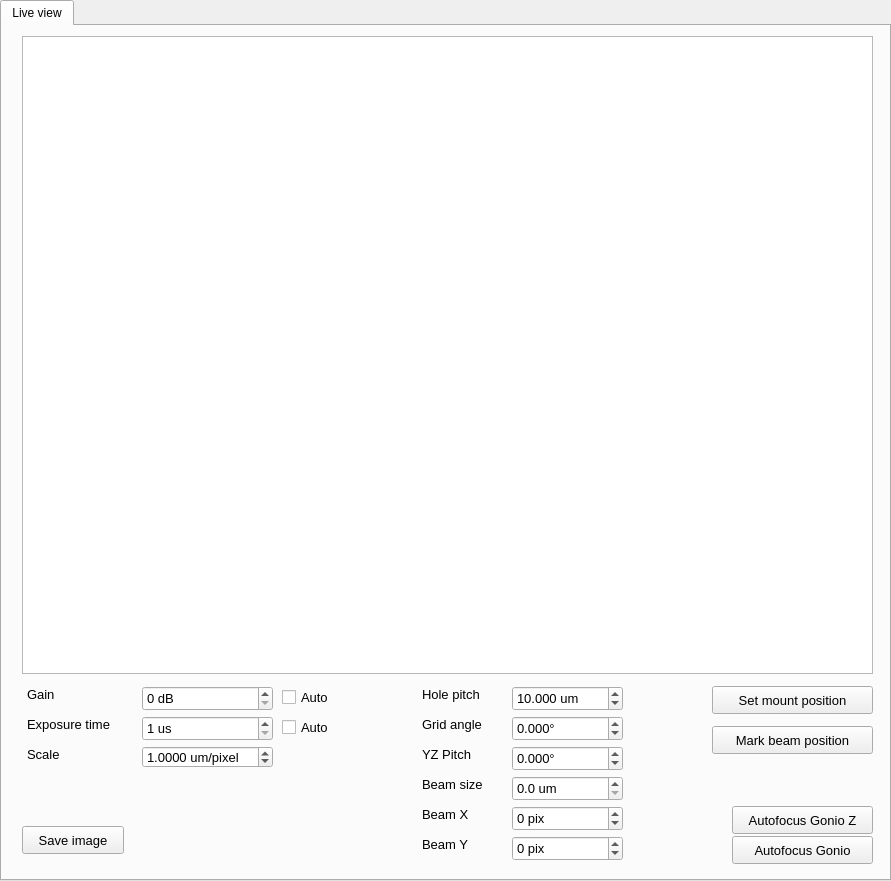
   <widget class="QTabWidget" name="tabWidget">
    <property name="geometry">
     <rect>
      <x>0</x>
      <y>10</y>
      <width>891</width>
      <height>881</height>
     </rect>
    </property>
    <property name="mouseTracking">
     <bool>false</bool>
    </property>
    <property name="currentIndex">
     <number>0</number>
    </property>
    <widget class="QWidget" name="tab">
     <attribute name="title">
      <string>Live view</string>
     </attribute>
     <widget class="QGraphicsView" name="graphicsviewLiveview">
      <property name="geometry">
       <rect>
        <x>20</x>
        <y>10</y>
        <width>851</width>
        <height>638</height>
       </rect>
      </property>
      <property name="sizeIncrement">
       <size>
        <width>1</width>
        <height>1</height>
       </size>
      </property>
      <property name="mouseTracking">
       <bool>true</bool>
      </property>
      <property name="lineWidth">
       <number>0</number>
      </property>
      <property name="verticalScrollBarPolicy">
       <enum>Qt::ScrollBarAlwaysOff</enum>
      </property>
      <property name="horizontalScrollBarPolicy">
       <enum>Qt::ScrollBarAlwaysOff</enum>
      </property>
     </widget>
     <widget class="QLabel" name="label_14">
      <property name="geometry">
       <rect>
        <x>25</x>
        <y>660</y>
        <width>81</width>
        <height>17</height>
       </rect>
      </property>
      <property name="font">
       <font>
        <pointsize>10</pointsize>
       </font>
      </property>
      <property name="text">
       <string>Gain</string>
      </property>
     </widget>
     <widget class="QSpinBox" name="spinboxGain">
      <property name="geometry">
       <rect>
        <x>140</x>
        <y>660</y>
        <width>131</width>
        <height>25</height>
       </rect>
      </property>
      <property name="font">
       <font>
        <pointsize>10</pointsize>
       </font>
      </property>
      <property name="suffix">
       <string> dB</string>
      </property>
      <property name="maximum">
       <number>999999999</number>
      </property>
     </widget>
     <widget class="QLabel" name="label_9">
      <property name="geometry">
       <rect>
        <x>25</x>
        <y>690</y>
        <width>111</width>
        <height>17</height>
       </rect>
      </property>
      <property name="font">
       <font>
        <pointsize>10</pointsize>
       </font>
      </property>
      <property name="text">
       <string>Exposure time</string>
      </property>
     </widget>
     <widget class="QSpinBox" name="spinboxExposureTime">
      <property name="geometry">
       <rect>
        <x>140</x>
        <y>690</y>
        <width>131</width>
        <height>25</height>
       </rect>
      </property>
      <property name="font">
       <font>
        <pointsize>10</pointsize>
       </font>
      </property>
      <property name="suffix">
       <string> us</string>
      </property>
      <property name="minimum">
       <number>1</number>
      </property>
      <property name="maximum">
       <number>999999999</number>
      </property>
     </widget>
     <widget class="QLabel" name="label_21">
      <property name="geometry">
       <rect>
        <x>25</x>
        <y>720</y>
        <width>101</width>
        <height>17</height>
       </rect>
      </property>
      <property name="font">
       <font>
        <pointsize>10</pointsize>
       </font>
      </property>
      <property name="text">
       <string notr="true">Scale</string>
      </property>
     </widget>
     <widget class="QDoubleSpinBox" name="doubleSpinBoxPixelsPerUm">
      <property name="geometry">
       <rect>
        <x>140</x>
        <y>720</y>
        <width>131</width>
        <height>22</height>
       </rect>
      </property>
      <property name="font">
       <font>
        <pointsize>10</pointsize>
       </font>
      </property>
      <property name="readOnly">
       <bool>false</bool>
      </property>
      <property name="buttonSymbols">
       <enum>QAbstractSpinBox::UpDownArrows</enum>
      </property>
      <property name="suffix">
       <string> um/pixel</string>
      </property>
      <property name="decimals">
       <number>4</number>
      </property>
      <property name="maximum">
       <double>1000000000.000000000000000</double>
      </property>
      <property name="singleStep">
       <double>0.001000000000000</double>
      </property>
      <property name="value">
       <double>1.000000000000000</double>
      </property>
     </widget>
     <widget class="QLabel" name="label_40">
      <property name="geometry">
       <rect>
        <x>420</x>
        <y>690</y>
        <width>101</width>
        <height>17</height>
       </rect>
      </property>
      <property name="font">
       <font>
        <pointsize>10</pointsize>
       </font>
      </property>
      <property name="text">
       <string notr="true">Grid angle</string>
      </property>
     </widget>
     <widget class="QLabel" name="label_41">
      <property name="geometry">
       <rect>
        <x>420</x>
        <y>660</y>
        <width>101</width>
        <height>17</height>
       </rect>
      </property>
      <property name="font">
       <font>
        <pointsize>10</pointsize>
       </font>
      </property>
      <property name="text">
       <string notr="true">Hole pitch</string>
      </property>
     </widget>
     <widget class="QDoubleSpinBox" name="doubleSpinBoxHolePitch">
      <property name="geometry">
       <rect>
        <x>510</x>
        <y>660</y>
        <width>111</width>
        <height>25</height>
       </rect>
      </property>
      <property name="font">
       <font>
        <pointsize>10</pointsize>
       </font>
      </property>
      <property name="suffix">
       <string> um</string>
      </property>
      <property name="decimals">
       <number>3</number>
      </property>
      <property name="minimum">
       <double>5.000000000000000</double>
      </property>
      <property name="maximum">
       <double>25.000000000000000</double>
      </property>
      <property name="singleStep">
       <double>0.001000000000000</double>
      </property>
      <property name="value">
       <double>10.000000000000000</double>
      </property>
     </widget>
     <widget class="QDoubleSpinBox" name="doubleSpinBoxAngle">
      <property name="geometry">
       <rect>
        <x>510</x>
        <y>690</y>
        <width>111</width>
        <height>25</height>
       </rect>
      </property>
      <property name="font">
       <font>
        <pointsize>10</pointsize>
       </font>
      </property>
      <property name="suffix">
       <string>°</string>
      </property>
      <property name="decimals">
       <number>3</number>
      </property>
      <property name="minimum">
       <double>-89.900000000000006</double>
      </property>
      <property name="maximum">
       <double>89.900000000000006</double>
      </property>
      <property name="singleStep">
       <double>0.010000000000000</double>
      </property>
      <property name="value">
       <double>0.000000000000000</double>
      </property>
     </widget>
     <widget class="QLabel" name="labelNewRoi_5">
      <property name="geometry">
       <rect>
        <x>420</x>
        <y>750</y>
        <width>113</width>
        <height>17</height>
       </rect>
      </property>
      <property name="font">
       <font>
        <pointsize>10</pointsize>
       </font>
      </property>
      <property name="text">
       <string>Beam size</string>
      </property>
     </widget>
     <widget class="QDoubleSpinBox" name="doubleSpinBoxBeamsize">
      <property name="geometry">
       <rect>
        <x>510</x>
        <y>750</y>
        <width>111</width>
        <height>25</height>
       </rect>
      </property>
      <property name="font">
       <font>
        <pointsize>10</pointsize>
       </font>
      </property>
      <property name="suffix">
       <string> um</string>
      </property>
      <property name="decimals">
       <number>1</number>
      </property>
      <property name="maximum">
       <double>999999999.000000000000000</double>
      </property>
      <property name="singleStep">
       <double>0.100000000000000</double>
      </property>
     </widget>
     <widget class="QLabel" name="labelNewRoi_6">
      <property name="geometry">
       <rect>
        <x>420</x>
        <y>780</y>
        <width>113</width>
        <height>17</height>
       </rect>
      </property>
      <property name="font">
       <font>
        <pointsize>10</pointsize>
       </font>
      </property>
      <property name="text">
       <string>Beam X</string>
      </property>
     </widget>
     <widget class="QLabel" name="labelNewRoi_7">
      <property name="geometry">
       <rect>
        <x>420</x>
        <y>810</y>
        <width>113</width>
        <height>17</height>
       </rect>
      </property>
      <property name="font">
       <font>
        <pointsize>10</pointsize>
       </font>
      </property>
      <property name="text">
       <string>Beam Y</string>
      </property>
     </widget>
     <widget class="QSpinBox" name="spinBoxBeamX">
      <property name="geometry">
       <rect>
        <x>510</x>
        <y>780</y>
        <width>111</width>
        <height>25</height>
       </rect>
      </property>
      <property name="font">
       <font>
        <pointsize>10</pointsize>
       </font>
      </property>
      <property name="suffix">
       <string> pix</string>
      </property>
      <property name="prefix">
       <string/>
      </property>
      <property name="minimum">
       <number>-5000</number>
      </property>
      <property name="maximum">
       <number>5000</number>
      </property>
     </widget>
     <widget class="QSpinBox" name="spinBoxBeamY">
      <property name="geometry">
       <rect>
        <x>510</x>
        <y>810</y>
        <width>111</width>
        <height>25</height>
       </rect>
      </property>
      <property name="font">
       <font>
        <pointsize>10</pointsize>
       </font>
      </property>
      <property name="suffix">
       <string> pix</string>
      </property>
      <property name="prefix">
       <string/>
      </property>
      <property name="minimum">
       <number>-5000</number>
      </property>
      <property name="maximum">
       <number>5000</number>
      </property>
     </widget>
     <widget class="QPushButton" name="pushButtonSetMountPosition">
      <property name="geometry">
       <rect>
        <x>710</x>
        <y>660</y>
        <width>161</width>
        <height>28</height>
       </rect>
      </property>
      <property name="font">
       <font>
        <pointsize>10</pointsize>
       </font>
      </property>
      <property name="text">
       <string>Set mount position</string>
      </property>
     </widget>
     <widget class="QPushButton" name="pushButtonSetBeamPosition">
      <property name="geometry">
       <rect>
        <x>710</x>
        <y>700</y>
        <width>161</width>
        <height>28</height>
       </rect>
      </property>
      <property name="font">
       <font>
        <pointsize>10</pointsize>
       </font>
      </property>
      <property name="text">
       <string>Mark beam position</string>
      </property>
     </widget>
     <widget class="QDoubleSpinBox" name="doubleSpinBoxYZpitch">
      <property name="geometry">
       <rect>
        <x>510</x>
        <y>720</y>
        <width>111</width>
        <height>25</height>
       </rect>
      </property>
      <property name="font">
       <font>
        <pointsize>10</pointsize>
       </font>
      </property>
      <property name="suffix">
       <string>°</string>
      </property>
      <property name="decimals">
       <number>3</number>
      </property>
      <property name="minimum">
       <double>-30.000000000000000</double>
      </property>
      <property name="maximum">
       <double>30.000000000000000</double>
      </property>
      <property name="singleStep">
       <double>0.010000000000000</double>
      </property>
      <property name="value">
       <double>0.000000000000000</double>
      </property>
     </widget>
     <widget class="QLabel" name="label_42">
      <property name="geometry">
       <rect>
        <x>420</x>
        <y>720</y>
        <width>101</width>
        <height>17</height>
       </rect>
      </property>
      <property name="font">
       <font>
        <pointsize>10</pointsize>
       </font>
      </property>
      <property name="text">
       <string notr="true">YZ Pitch</string>
      </property>
     </widget>
     <widget class="QPushButton" name="pushButtonAutofocusGonioZ">
      <property name="geometry">
       <rect>
        <x>730</x>
        <y>780</y>
        <width>141</width>
        <height>28</height>
       </rect>
      </property>
      <property name="font">
       <font>
        <pointsize>10</pointsize>
       </font>
      </property>
      <property name="text">
       <string>Autofocus Gonio Z</string>
      </property>
     </widget>
     <widget class="QCheckBox" name="checkBoxAutoGain">
      <property name="geometry">
       <rect>
        <x>280</x>
        <y>660</y>
        <width>101</width>
        <height>23</height>
       </rect>
      </property>
      <property name="font">
       <font>
        <pointsize>10</pointsize>
       </font>
      </property>
      <property name="text">
       <string>Auto</string>
      </property>
     </widget>
     <widget class="QCheckBox" name="checkBoxAutoExposure">
      <property name="geometry">
       <rect>
        <x>280</x>
        <y>690</y>
        <width>101</width>
        <height>23</height>
       </rect>
      </property>
      <property name="font">
       <font>
        <pointsize>10</pointsize>
       </font>
      </property>
      <property name="text">
       <string>Auto</string>
      </property>
     </widget>
     <widget class="QPushButton" name="pushButtonSaveImage">
      <property name="geometry">
       <rect>
        <x>20</x>
        <y>800</y>
        <width>102</width>
        <height>28</height>
       </rect>
      </property>
      <property name="font">
       <font>
        <pointsize>10</pointsize>
       </font>
      </property>
      <property name="text">
       <string>Save image</string>
      </property>
     </widget>
     <widget class="QPushButton" name="pushButtonAutofocusGonio">
      <property name="geometry">
       <rect>
        <x>730</x>
        <y>810</y>
        <width>141</width>
        <height>28</height>
       </rect>
      </property>
      <property name="font">
       <font>
        <pointsize>10</pointsize>
       </font>
      </property>
      <property name="text">
       <string>Autofocus Gonio</string>
      </property>
     </widget>
    </widget>
   </widget>
